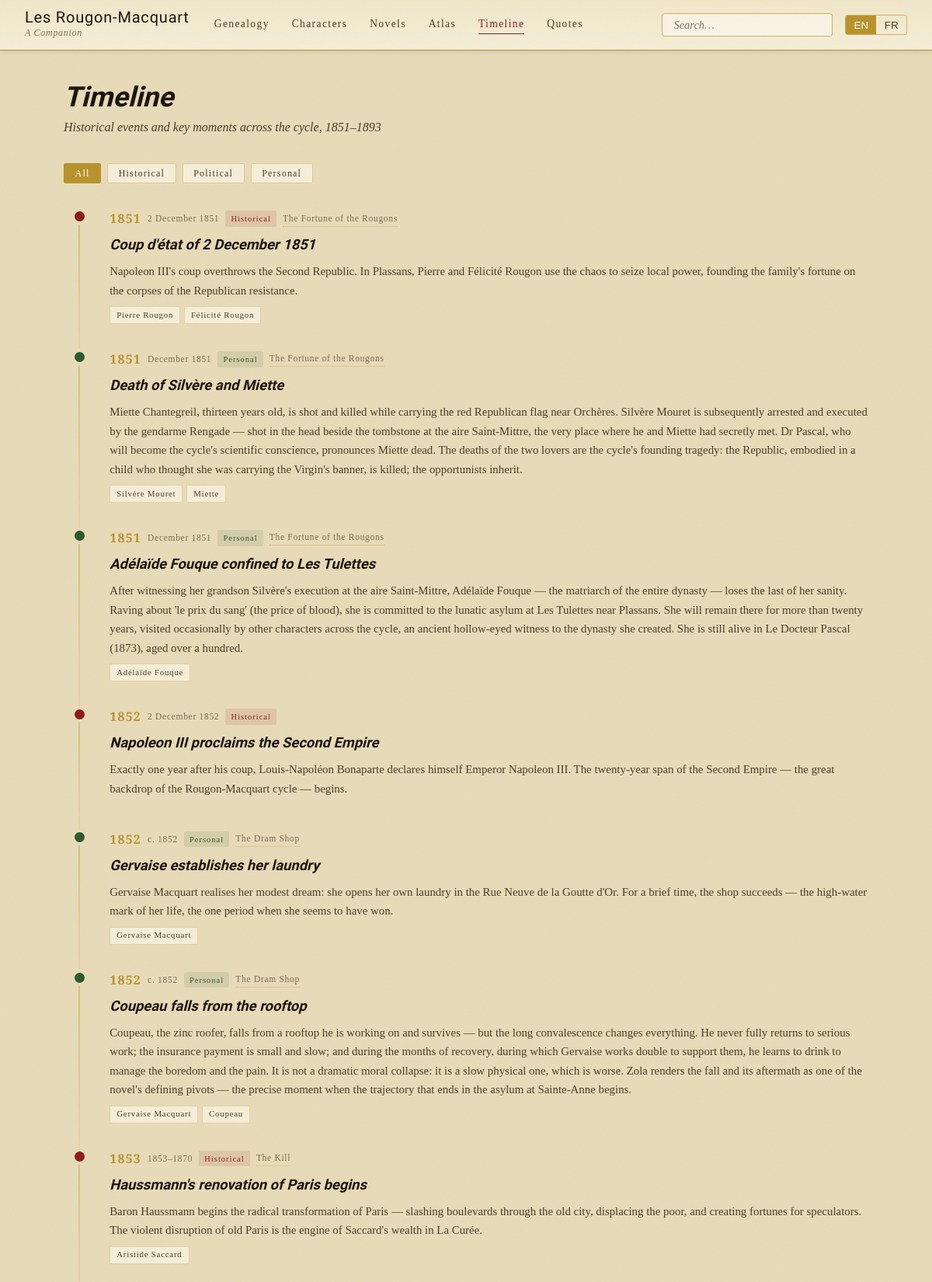
/timeline (upper part), run on the app's committed database.
### app/models.py (models this page shows, shortened)
class Event(Base):
    __tablename__ = "events"
    id           = Column(Integer, primary_key=True)
    title_en     = Column(String(200), nullable=False)
    title_fr     = Column(String(200))
    year         = Column(Integer)
    date_approx  = Column(String(40))   # e.g. "Winter 1869"
    description_en = Column(Text)
    description_fr = Column(Text)
    novel_id     = Column(Integer, ForeignKey("novels.id"))
    event_type   = Column(String(40))   # historical | personal | political
    characters   = relationship("EventCharacter", backref="event")

class Novel(Base):
    __tablename__ = "novels"
    id           = Column(Integer, primary_key=True)
    number       = Column(Integer, nullable=False)          # 1–20 in series order
    slug         = Column(String(80), unique=True, nullable=False)
    title_fr     = Column(String(120), nullable=False)
    title_en     = Column(String(120), nullable=False)
    year         = Column(Integer)
    summary_en   = Column(Text)
    summary_fr   = Column(Text)
    themes       = Column(Text)                             # comma-separated
    setting      = Column(String(120))                      # primary location
    appearances  = relationship("CharacterAppearance", backref="novel", cascade="all, delete-orphan")
    events       = relationship("Event", backref="novel")

class EventCharacter(Base):
    __tablename__ = "event_characters"
    id           = Column(Integer, primary_key=True)
    event_id     = Column(Integer, ForeignKey("events.id"), nullable=False)
    character_id = Column(Integer, ForeignKey("characters.id"), nullable=False)

class Character(Base):
    __tablename__ = "characters"
    id                  = Column(Integer, primary_key=True)
    slug                = Column(String(80), unique=True, nullable=False)
    name                = Column(String(120), nullable=False)
    birth_name          = Column(String(120))               # if different
    occupation          = Column(String(120))
    branch              = Column(String(20))                # rougon | macquart | mouret | other
    generation          = Column(Integer)                   # 0=founders, 1,2,3...
    description_en      = Column(Text)
    description_fr      = Column(Text)
    physical_en         = Column(Text)
    physical_fr         = Column(Text)
    image_url           = Column(String(255))               # Wikimedia or local
    image_credit        = Column(String(255))
    ipa                 = Column(String(255))               # French IPA pronunciation
    tree_x              = Column(Float)
    tree_y              = Column(Float)
    featured_on_landing = Column(Boolean, default=False)    # shown on landing page tree
    appearances  = relationship("CharacterAppearance", backref="character", cascade="all, delete-orphan")
    quotes       = relationship("Quote", backref="character")
    events       = relationship("EventCharacter", backref="character")
    relations_as_a = relationship("CharacterRelation",
                                  foreign_keys="CharacterRelation.character_a_id",
                                  backref="character_a", cascade="all, delete-orphan")

### app/routers/timeline.py (the view)
@router.get("", response_class=HTMLResponse)
async def timeline(request: Request, db: Session = Depends(get_db)):
    events = (
        db.query(Event)
        .options(joinedload(Event.novel), joinedload(Event.characters))
        .order_by(Event.year, Event.id)
        .all()
    )
    return templates.TemplateResponse(
        request, "timeline.html",
        {"events": events}
    )

### app/templates/timeline.html (shortened to what this page needs)
{% extends "base.html" %}
{% block content %}
<div class="page-container animate-in">
  <div class="page-header">
    <h1 class="page-title" data-en="Timeline" data-fr="Chronologie">Timeline</h1>
    <p class="page-subtitle"
       data-en="Historical events and key moments across the cycle, 1851–1893"
       data-fr="Événements historiques et moments clés du cycle, 1851–1893">
    </p>
  </div>
  <div class="char-filters" role="group" aria-label="Filter by event type">
    <button class="filter-btn active" data-filter="all"
            data-en="All" data-fr="Tous">All</button>
    <button class="filter-btn" data-filter="historical"
            data-en="Historical" data-fr="Historique">Historical</button>
    <button class="filter-btn" data-filter="political"
            data-en="Political" data-fr="Politique">Political</button>
    <button class="filter-btn" data-filter="personal"
            data-en="Personal" data-fr="Fictif">Personal</button>
  </div>
  <div class="timeline-list" id="timelineList">
    {% for event in events %}
    <div class="timeline-event" data-type="{{ event.event_type }}">
      <div class="timeline-spine">
        <div class="timeline-dot event-{{ event.event_type }}"></div>
        <div class="timeline-line"></div>
      </div>
      <div class="timeline-body">
        <div class="timeline-meta">
          <span class="timeline-year">{{ event.year }}</span>
          {% if event.date_approx and event.date_approx != event.year|string %}
          <span class="timeline-date">{{ event.date_approx }}</span>
          {% endif %}
          <span class="timeline-type-badge event-{{ event.event_type }}">
            {%- if event.event_type == 'historical' -%}
              <span data-en="Historical" data-fr="Historique">Historical</span>
            {%- elif event.event_type == 'political' -%}
              <span data-en="Political" data-fr="Politique">Political</span>
            {%- else -%}
              <span data-en="Personal" data-fr="Fictif">Personal</span>
            {%- endif -%}
          </span>
          {% if event.novel %}
          <a href="/novels/{{ event.novel.slug }}" class="timeline-novel-link">
            <span class="lang-text-en">{{ event.novel.title_en }}</span>
          </a>
          {% endif %}
        </div>
        <h2 class="timeline-title">
          <span class="lang-text-en">{{ event.title_en }}</span>
        </h2>
        <p class="timeline-description">
          <span class="lang-text-en">{{ event.description_en or '' }}</span>
        </p>
        {% if event.characters %}
        <div class="timeline-chars">
          {% for ec in event.characters %}
          <a href="/characters/{{ ec.character.slug }}" class="timeline-char-pill">
            {{ ec.character.name }}
          </a>
          {% endfor %}
        </div>
        {% endif %}
      </div>
    </div>
    {% endfor %}
  </div>
</div>
{% endblock %}

### app/static/css/main.css (style rules this page uses)
:root { --parchment: #f5eed8; --parchment-dark: #e8dbb8; --parchment-mid: #f0e6c8; --ink: #1a1208; --ink-faded: #4a3c28; --ink-light: #7a6a50; --rougon: #8B1a1a; --rougon-light: #c45a3a; --macquart: #1a3a5c; --macquart-light: #3a6a9c; --mouret: #2a5a2a; --mouret-light: #4a8a4a; --gold: #b8922a; --gold-light: #d4b060; --gold-pale: #f0dfa0; --shadow-sm: 0 1px 6px rgba(26,18,8,0.12); --shadow-md: 0 3px 14px rgba(26,18,8,0.18); --shadow-lg: 0 6px 28px rgba(26,18,8,0.25); --radius: 3px; --transition: 0.2s ease; --font-display: 'IM Fell English', Georgia, serif; --font-display-sc: 'IM Fell English SC', Georgia, serif; --font-body: 'Cormorant Garamond', Georgia, serif; --font-sc: 'Cormorant SC', Georgia, serif; --font-mono: 'Courier New', monospace; }
*, *::before, *::after { box-sizing: border-box; margin: 0; padding: 0; }
html { scroll-behavior: smooth; }
body { background-color: var(--parchment-dark); color: var(--ink); font-family: var(--font-body); font-size: 17px; line-height: 1.65; min-height: 100vh; display: flex; flex-direction: column; }
a { color: var(--rougon); text-decoration: none; transition: color var(--transition); }
.page-container { max-width: 1100px; margin: 0 auto; padding: 2.5rem 2rem; }
.page-header { margin-bottom: 2rem; }
.page-title { font-family: var(--font-display); font-size: clamp(1.6rem, 3vw, 2.4rem); font-style: italic; color: var(--ink); line-height: 1.15; }
.page-subtitle { font-size: 1rem; font-style: italic; color: var(--ink-faded); margin-top: 0.3rem; }
.char-filters { display: flex; gap: 0.5rem; flex-wrap: wrap; margin-bottom: 1.5rem; }
.filter-btn { background: var(--parchment); border: 1px solid rgba(184,146,42,0.4); border-radius: 2px; padding: 0.3rem 0.85rem; font-family: var(--font-sc); font-size: 0.75rem; letter-spacing: 0.1em; color: var(--ink-faded); cursor: pointer; transition: all var(--transition); }
.filter-btn.active { background: var(--gold); border-color: var(--gold); color: white; }
.timeline-list { display: flex; flex-direction: column; gap: 0; padding-top: 0.5rem; }
.timeline-event { display: grid; grid-template-columns: 2.5rem 1fr; gap: 0 1.2rem; }
.timeline-spine { display: flex; flex-direction: column; align-items: center; padding-top: 0.25rem; }
.timeline-dot { width: 13px; height: 13px; border-radius: 50%; border: 2px solid; flex-shrink: 0; z-index: 1; }
.timeline-dot.event-historical { background: var(--rougon); border-color: var(--rougon); }
.timeline-dot.event-personal { background: var(--mouret); border-color: var(--mouret); }
.timeline-line { flex: 1; width: 2px; background: linear-gradient(to bottom, rgba(184,146,42,0.4), rgba(184,146,42,0.1)); margin-top: 4px; min-height: 1.5rem; }
.timeline-body { padding-bottom: 2rem; }
.timeline-meta { display: flex; align-items: center; flex-wrap: wrap; gap: 0.5rem; margin-bottom: 0.35rem; }
.timeline-year { font-family: var(--font-sc); font-size: 1rem; color: var(--gold); letter-spacing: 0.08em; font-weight: 600; }
.timeline-date { font-family: var(--font-sc); font-size: 0.72rem; color: var(--ink-light); letter-spacing: 0.06em; }
.timeline-type-badge { font-family: var(--font-sc); font-size: 0.65rem; letter-spacing: 0.1em; padding: 0.1rem 0.45rem; border-radius: 2px; }
.timeline-type-badge.event-historical { background: rgba(139,26,26,0.1); color: var(--rougon); }
.timeline-type-badge.event-personal { background: rgba(42,90,42,0.1); color: var(--mouret); }
.timeline-novel-link { font-family: var(--font-sc); font-size: 0.72rem; letter-spacing: 0.06em; color: var(--ink-light); border-bottom: 1px dotted var(--gold-light); transition: color var(--transition); }
.timeline-title { font-family: var(--font-display); font-style: italic; font-size: 1.15rem; margin-bottom: 0.4rem; color: var(--ink); }
.timeline-description { font-size: 0.93rem; color: var(--ink-faded); line-height: 1.65; margin-bottom: 0.5rem; }
.timeline-chars { display: flex; flex-wrap: wrap; gap: 0.3rem; }
.timeline-char-pill { font-family: var(--font-sc); font-size: 0.68rem; letter-spacing: 0.07em; padding: 0.1rem 0.5rem; background: var(--parchment); border: 1px solid rgba(184,146,42,0.3); border-radius: 2px; color: var(--ink-faded); transition: background var(--transition), color var(--transition); }
.animate-in { animation: fadeUp 0.45s ease both; }

### data on the page
Event: year "1851", date_approx "2 December 1851", event_type "Historical", novel.title_en "The Fortune of the Rougons", title_en "Coup d'état of 2 December 1851", description_en "Napoleon III's coup overthrows the Second Republic. In Plassans, Pierre and Félicité Rougon use the chaos to seize local power, founding the family's fortune on the corpses of the Republican resistance."
EventCharacter: character.name "Pierre Rougon"
EventCharacter: character.name "Félicité Rougon"
Event: year "1851", date_approx "December 1851", event_type "Personal", novel.title_en "The Fortune of the Rougons", title_en "Death of Silvère and Miette", description_en "Miette Chantegreil, thirteen years old, is shot and killed while carrying the red Republican flag near Orchères. Silvère Mouret is subsequently arrested and executed by the gendarme Rengade — shot in the head beside the tombstone at the aire Saint-Mittre, the very place where he and Miette had secretly met. Dr Pascal, who will become the cycle's scientific conscience, pronounces Miette dead. The deaths of the two lovers are the cycle's founding tragedy: the Republic, embodied in a child who thought she was carrying the Virgin's banner, is killed; the opportunists inherit."
EventCharacter: character.name "Silvère Mouret"
EventCharacter: character.name "Miette"
Event: year "1851", date_approx "December 1851", event_type "Personal", novel.title_en "The Fortune of the Rougons", title_en "Adélaïde Fouque confined to Les Tulettes", description_en "After witnessing her grandson Silvère's execution at the aire Saint-Mittre, Adélaïde Fouque — the matriarch of the entire dynasty — loses the last of her sanity. Raving about 'le prix du sang' (the price of blood), she is committed to the lunatic asylum at Les Tulettes near Plassans. She will remain there for more than twenty years, visited occasionally by other characters across the cycle, an ancient hollow-eyed witness to the dynasty she created. She is still alive in Le Docteur Pascal (1873), aged over a hundred."
EventCharacter: character.name "Adélaïde Fouque"
Event: year "1852", date_approx "2 December 1852", event_type "Historical", title_en "Napoleon III proclaims the Second Empire", description_en "Exactly one year after his coup, Louis-Napoléon Bonaparte declares himself Emperor Napoleon III. The twenty-year span of the Second Empire — the great backdrop of the Rougon-Macquart cycle — begins."
Event: year "1852", date_approx "c. 1852", event_type "Personal", novel.title_en "The Dram Shop", title_en "Gervaise establishes her laundry", description_en "Gervaise Macquart realises her modest dream: she opens her own laundry in the Rue Neuve de la Goutte d'Or. For a brief time, the shop succeeds — the high-water mark of her life, the one period when she seems to have won."
EventCharacter: character.name "Gervaise Macquart"
Event: year "1852", date_approx "c. 1852", event_type "Personal", novel.title_en "The Dram Shop", title_en "Coupeau falls from the rooftop", description_en "Coupeau, the zinc roofer, falls from a rooftop he is working on and survives — but the long convalescence changes everything. He never fully returns to serious work; the insurance payment is small and slow; and during the months of recovery, during which Gervaise works double to support them, he learns to drink to manage the boredom and the pain. It is not a dramatic moral collapse: it is a slow physical one, which is worse. Zola renders the fall and its aftermath as one of the novel's defining pivots — the precise moment when the trajectory that ends in the asylum at Sainte-Anne begins."
EventCharacter: character.name "Gervaise Macquart"
EventCharacter: character.name "Coupeau"
Event: year "1853", date_approx "1853–1870", event_type "Historical", novel.title_en "The Kill", title_en "Haussmann's renovation of Paris begins", description_en "Baron Haussmann begins the radical transformation of Paris — slashing boulevards through the old city, displacing the poor, and creating fortunes for speculators. The violent disruption of old Paris is the engine of Saccard's wealth in La Curée."
EventCharacter: character.name "Aristide Saccard"
